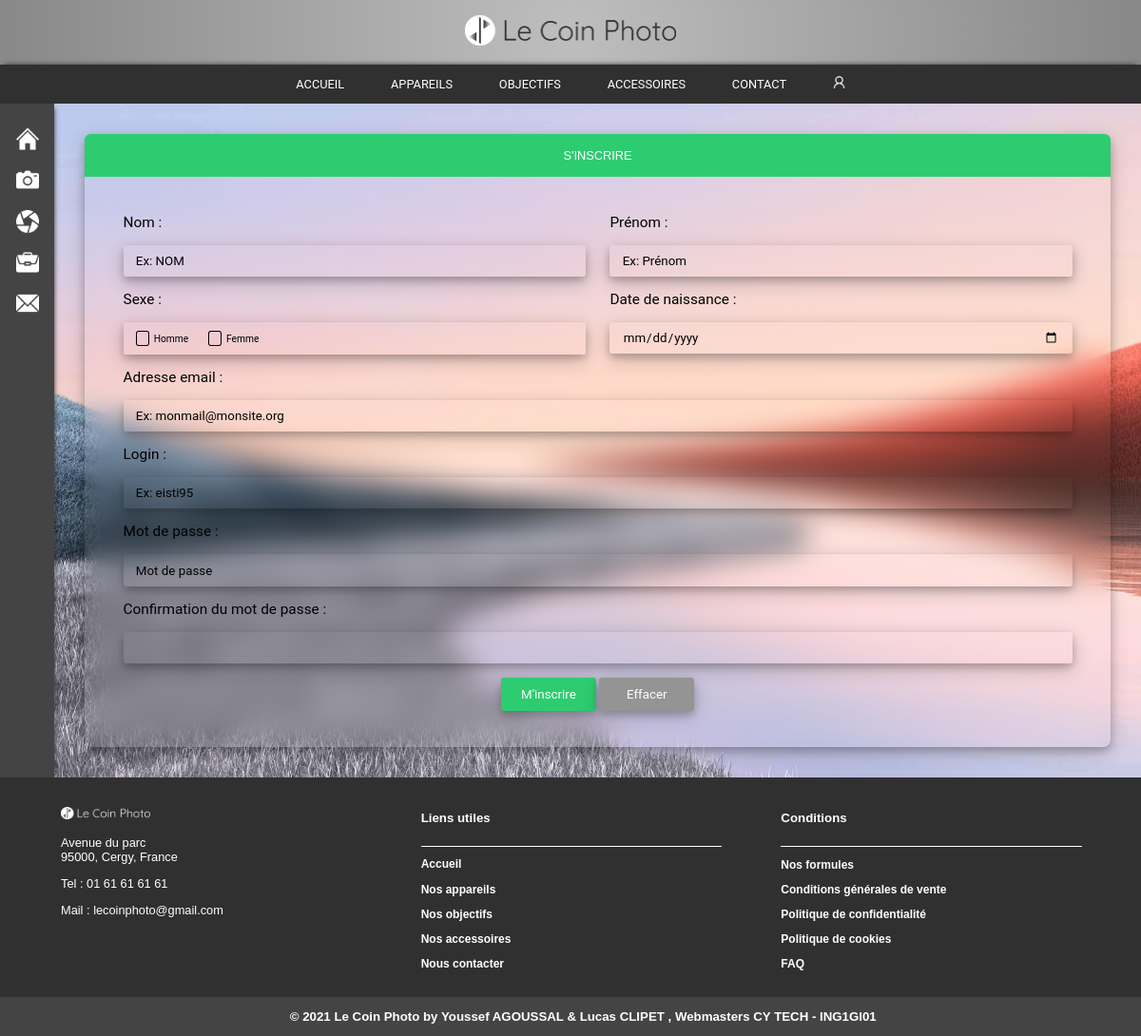
Page /Modèles/LeCoinPhoto_2020/navigation/inscription.php on the committed database.
### tables this page shows
CREATE TABLE IF NOT EXISTS `categories` (
  `ID` int NOT NULL AUTO_INCREMENT,
  `categorie` varchar(20) NOT NULL DEFAULT 'inconnu',
  `icone` varchar(255) NOT NULL DEFAULT 'blankWhite.png',
  PRIMARY KEY (`ID`),
  UNIQUE KEY `categorie` (`categorie`)
);

### Modèles/LeCoinPhoto_2020/bdd/bdd.php (called while the page is built, shortened)
<?php
function connectBDD()
{
	try
	{
		$bdd = new PDO("mysql:host=".$_SESSION['bddData']['host'].";dbname=".$_SESSION['bddData']['db'], $_SESSION['bddData']['user'], $_SESSION['bddData']['pwd']);
		$bdd->setAttribute(PDO::ATTR_ERRMODE, PDO::ERRMODE_EXCEPTION);
	}
	catch (PDOException $e)
	{
		echo('Erreur de connexion : '.$e->getMessage());
        $bdd=false;
        exit();
	}
	return $bdd;
}
function getCategories()
{
    try {
        $bdd=connectBDD();
        $reponse = $bdd->query('SELECT * FROM categories ORDER BY ID');
        $reponse->setFetchMode(PDO::FETCH_ASSOC);
    } catch (PDOException $e) {
        $reponse=null;
    }
    return $reponse;
}
?>

### Modèles/LeCoinPhoto_2020/php/template.php (the view, shortened to what this page needs)
<?php require_once($_SERVER['DOCUMENT_ROOT']."/ING1GI1-AGOUSSAL-CLIPET/LeCoinPhoto/bdd/bdd.php");?>
<!DOCTYPE html>
<html>
    <head>
        <link rel="stylesheet" type="text/css" href="/ING1GI1-AGOUSSAL-CLIPET/LeCoinPhoto/css/style<?= $style;?>.css"/>
        <div id="titre">
            <img src="/ING1GI1-AGOUSSAL-CLIPET/LeCoinPhoto/img/lcpLogo2.png" alt="Le coin photo" title="Le coin photo, vendeur de matériel photo" onclick="location.href='/ING1GI1-AGOUSSAL-CLIPET/LeCoinPhoto/index.php'">
        </div>
        <div class="navbar">
            <a href="/ING1GI1-AGOUSSAL-CLIPET/LeCoinPhoto/index.php" <?=@$btnAccueil?>><p>ACCUEIL</p></a>
        <?php
        $reponse=getCategories();
        if($reponse!=null)
        {
            while ($donnees = $reponse->fetch() )
            {
                $cat=$donnees['categorie']; ?>
                <a href="/ING1GI1-AGOUSSAL-CLIPET/LeCoinPhoto/navigation/produits.php?cat=<?=$cat?>" <?=@${"btn".$cat};?>><p><?=strtoupper($cat)?></p></a>
                <?php
            }
        } ?>
        <a href="/ING1GI1-AGOUSSAL-CLIPET/LeCoinPhoto/navigation/contact.php" <?=@$btnContact?>><p>CONTACT</p></a>
        <?php
        if (isset($_SESSION['profil']['login']))
        { ?>
            <a href="/ING1GI1-AGOUSSAL-CLIPET/LeCoinPhoto/navigation/panier.php"><img src="/ING1GI1-AGOUSSAL-CLIPET/LeCoinPhoto/img/cart.png" class="icon2" title="MON PANIER"></a>
            <a href="/ING1GI1-AGOUSSAL-CLIPET/LeCoinPhoto/navigation/profil.php"><img src="/ING1GI1-AGOUSSAL-CLIPET/LeCoinPhoto/img/user.png" class="icon2" title="MON PROFIL"></a>
            Bonjour, <?=$_SESSION['profil']['nom'];?>
        <?php
        }
        else{
        ?>
           <a href="/ING1GI1-AGOUSSAL-CLIPET/LeCoinPhoto/navigation/connexion.php"><img src="/ING1GI1-AGOUSSAL-CLIPET/LeCoinPhoto/img/user.png" class="icon2" title="SE CONNECTER"></a>
        <?php
        }
        ?>
        </div>
    </head>
    <body>
        <div class="box">
            <div class="pagegauche">
                <div class="navbar2">
                    <a href="/ING1GI1-AGOUSSAL-CLIPET/LeCoinPhoto/index.php" <?=@$btnAccueil?>><img src="/ING1GI1-AGOUSSAL-CLIPET/LeCoinPhoto/img/home.png" class="icon" alt="accueil" title="accueil"><br></a><br>
                   <?php
                    $reponse=getCategories();
                    if($reponse!=null)
                    {
                        while ($donnees = $reponse->fetch() )
                        {
                            $cat=$donnees['categorie'];
                            $icon=$donnees['icone'];?>
                            <a href="/ING1GI1-AGOUSSAL-CLIPET/LeCoinPhoto/navigation/produits.php?cat=<?=$cat?>" <?=@${"btn".$cat}?> ><img src="/ING1GI1-AGOUSSAL-CLIPET/LeCoinPhoto/img/<?=$icon?>" class="icon" alt="<?=$cat?>" title="<?=$cat?>" onerror="this.onerror=null; this.src='/ING1GI1-AGOUSSAL-CLIPET/LeCoinPhoto/img/blankWhite.png'" ><br></a><br>
                        <?php
                        }
                    } ?>
                    <a href="/ING1GI1-AGOUSSAL-CLIPET/LeCoinPhoto/navigation/contact.php" <?=@$btnContact?>><img src="/ING1GI1-AGOUSSAL-CLIPET/LeCoinPhoto/img/mail.png" class="icon" alt="contact" title="contact"><br></a>
                </div>
            </div>
<?=$content;?>
    </body>
    <footer>
        <div id="container">
            <div id="footerAdresses" class="colonneFooter">
                <br><img src="/ING1GI1-AGOUSSAL-CLIPET/LeCoinPhoto/img/leCoinPhoto.png" alt="Le coin photo" title="Le coin photo, vendeur de matériel photo">
                <p style="font-size: 0.8em;"> Avenue du parc<br>95000, Cergy, France
                </p>
                <p style="font-size: 0.8em;">Tel : 01 61 61 61 61</p>
                <p style="font-size: 0.8em;">Mail : lecoinphoto@gmail.com</p>
            </div>
            <div id="footerLinks" class="colonneFooter">
                <h5>Liens utiles</h5>
                <hr size="1" width="100%" color="white">
                <a href="/ING1GI1-AGOUSSAL-CLIPET/LeCoinPhoto/index.php">Accueil</a>
                <?php
                $reponse=getCategories();
                if($reponse!=null)
                {
                    while ($donnees = $reponse->fetch() )
                    {
                        $cat=$donnees['categorie']; ?>
                        <a href="/ING1GI1-AGOUSSAL-CLIPET/LeCoinPhoto/navigation/produits.php?cat=<?=$cat?>" <?=@${"btn".$cat};?>><p>Nos <?=$cat?></p></a>
                        <?php
                    }
                } ?>
                <a href="/ING1GI1-AGOUSSAL-CLIPET/LeCoinPhoto/navigation/contact.php"><p>Nous contacter</p></a>
            </div>
            <div id="footerConditions" class="colonneFooter">
                <h5>Conditions</h5>
                <hr size="1" width="100%" color="white">
                <a href="#"><p>Nos formules</p></a>
                <a href="#"><p>Conditions générales de vente</p></a>
                <a href="#"><p>Politique de confidentialité</p></a>
                <a href="#"><p>Politique de cookies</p></a>
                <a href="#"><p>FAQ</p></a>
            </div>
        </div>
        <div class="mention">
            <h5 id="mentions">&copy; 2021 Le Coin Photo by
            <a href="mailto:agoussalyo@eisti.eu" title="Envoyer un mail">Youssef AGOUSSAL</a> &amp; <a href="mailto:clipetluca@eisti.eu" title="Envoyer un mail">Lucas CLIPET</a>
            , Webmasters CY TECH - ING1GI01</h5>
        </div>
    </footer>
</html>

### LeCoinPhoto/src/main/resources/static/css/styleContact.css (style rules this page uses)
::placeholder { color: black }
.icon { width: 70%; }

### LeCoinPhoto/src/main/resources/static/css/style.css (style rules this page uses)
#titre { text-align: center; color: #303030; font-family: Arial, Helvetica, sans-serif; background: radial-gradient(circle, rgba(190,190,190,1) 0%, #888888 100%); opacity: 1; }
#titre img { display: inline-block; height: 2em; padding: 1em; }
.navbar { z-index: 3; position: sticky; text-align: center; color:white; font-family: 'Roboto', sans-serif; top: 0; width: 100%; box-shadow: 0 -5px 5px -5px #333; background-color: #303030; overflow: auto; }
.navbar a { display: inline-block; color: white; text-align: center; font-size: 0.8em; padding-left: 1.75em; padding-right: 1.75em; text-decoration: none; background-color: #303030; }
.navbar2 a { vertical-align: center; background-color: #444444; font-size:0.75vw; font-family: Arial, Helvetica, sans-serif; color: black; text-align: center; display: inline-block; width: 60%; height: 60%; margin: auto; padding-top: 17%; padding-left: 10%; padding-right: 10%; padding-bottom: 13%; }
.icon { width: 70%; }
.icon2 { height: 1em; }
.box { display: flex; }
.pagegauche { position: relative; background-color: #444444; z-index: 1; flex: 1 1 0; text-align: center; padding-top: 1em;; box-shadow: 5px 0 5px -5px #333; }
footer { overflow: hidden; text-align: center; color: white; font-family: Arial, Helvetica, sans-serif; font-size: 1em; padding-top: 1%; background-color: #303030; }
footer a { color: white; font-weight: bold; text-decoration: none; }
#footerAdresses img { width:30%; }
#container { display: flex; margin-left: 2em; margin-right: 2em; font-size: 1em; padding-bottom: 1em; }
#container a { font-size: 0.75em; }
.colonneFooter { flex: 1 1 0; font-size: 1em; text-align: left; margin-left: 2em; margin-right: 2em; }
#mentions { margin: 0; padding: 1em; text-align: center; background-color: #444444; width: 100%; }
body { margin:0%; }

### rows in the picture
categories: categorie "APPAREILS", icone (picture), categorie "appareils"
categories: categorie "OBJECTIFS", icone (picture), categorie "objectifs"
categories: categorie "ACCESSOIRES", icone (picture), categorie "accessoires"
